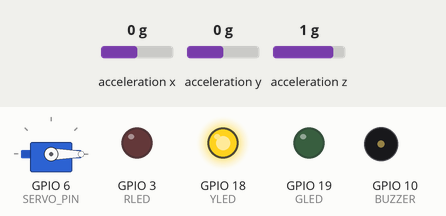
Bench run of a sketch on a simulated ESP32-S3. Parts: servo, output pins drawn as LEDs (lit = HIGH), buzzer (waves = sounding). Dashed ring = blinking. The test bench sets the inputs (shaded band); at power-on: acceleration x 0 g, acceleration y 0 g, acceleration z 1 g. What the sketch prints to the serial monitor is not drawn.

Above: at 1.2 s.
1.3 s: acceleration x set to -0.8 g
3.8 s: acceleration x set to -1.1 g
At 5.3 s:
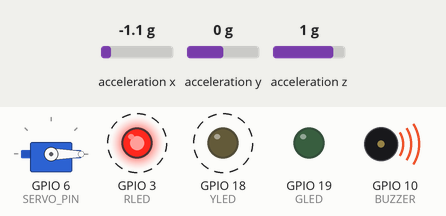
6.8 s: acceleration x set to 0 g
8.3 s: acceleration x set to -1.4 g
At 11.0 s:
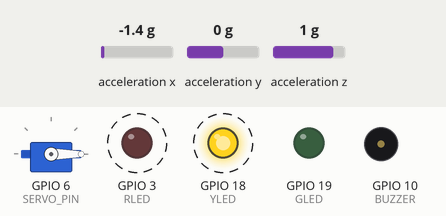
Timing chart, 0 to 12.3 s (numbered marks = the images above; inputs shaded):
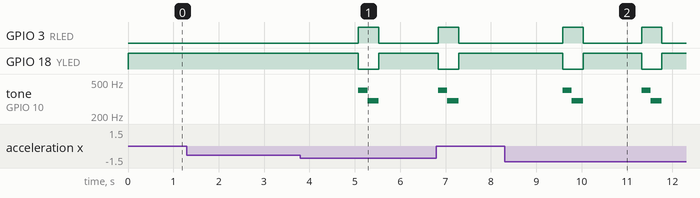

The sketch:

KnockDetectionADXL.ino
```cpp
#include <ESP32Servo.h>

#include <Wire.h>
#include <SparkFun_ADXL345.h>  // SparkFun ADXL345 Library


/*
  Authors: Justin Julius Chin Cheong 34140, Abhinav Kothari 33349
  Project: Knock Pattern Detection using ESP32 + ADXL345
  Description:
    Detects specific knock patterns based on acceleration spikes.
    If no knock is detected for 5 seconds after the last one, resets detection.
*/

// --- Servo ----
Servo lockServo;

// ---- Sensor ----
ADXL345 adxl = ADXL345();  // Use for I2C communication

// ---- Pin Definitions ----
const int SDA_PIN = 4;
const int SCL_PIN = 5;
const int SERVO_PIN = 6;
const int BUZZER  = 10;
const int RLED = 3;
const int YLED = 18;
const int GLED = 19;

// ---- Knock Detection Parameters ----
const float KNOCK_THRESHOLD = 0.4;     // g-force above 1g baseline to count as a knock
const int PATTERN_TIMEOUT   = 3000;    // ms: time to check pattern after last knock
const int MAX_KNOCKS = 10;
const int KNOCK_TOL = 100;             // ms tolerance for pattern matching

// ---- Knock Pattern Variables ----
unsigned long knockTimes[MAX_KNOCKS];
int knockCount = 0;
unsigned long lastKnockTime = 0;

// ---- Pattern Definition ----
int targetPattern[] = {460, 430, 260, 190, 440, 430};
int patternLength = sizeof(targetPattern) / sizeof(targetPattern[0]);

// ---------------------------------------------------
void setup() {
  Serial.begin(9600);
  Serial.println("Initializing ADXL345...");
  Wire.begin(SDA_PIN, SCL_PIN);

  adxl.powerOn();
  adxl.setRangeSetting(2 ); // ±2g for better sensitivity

  pinMode(BUZZER, OUTPUT);
  pinMode(RLED, OUTPUT);
  pinMode(YLED, OUTPUT);
  pinMode(GLED, OUTPUT);

  digitalWrite(YLED, HIGH);

  Serial.println("Knock Detection Ready!");

  // Servo Setup
  ESP32PWM::allocateTimer(0);
  lockServo.setPeriodHertz(50); // standard 50 Hz servo
  lockServo.attach(SERVO_PIN, 500, 2500); // min/max pulse width for most servos
  lockServo.write(0); // locked position
}

// ---------------------------------------------------
void loop() {
  int x, y, z;
  adxl.readAccel(&x, &y, &z);

  // Convert to g-units (each LSB = 3.9 mg in ±2g mode)
  float xg = x * 0.0039;
  float yg = y * 0.0039;
  float zg = z * 0.0039;

  // Compute total acceleration magnitude
  float aMag = sqrt(xg * xg + yg * yg + zg * zg);
  float aDynamic = abs(aMag - 1.0); // subtract gravity

  unsigned long now = millis();

  // ---- Knock Detection ----
  if (aDynamic > KNOCK_THRESHOLD) {
    if (now - lastKnockTime > 100) { // debounce
      knockTimes[knockCount++] = now;
      lastKnockTime = now;
      Serial.print("Knock #");
      Serial.println(knockCount);

      if (knockCount == 1)
        Serial.println("First knock detected!");

      // When enough knocks are recorded, check pattern
      if (knockCount >= 10) {
        checkPattern();
        resetPattern();
      }
    }
  }

  // ---- 3s pattern timeout ----
  if ((now - lastKnockTime > PATTERN_TIMEOUT) && knockCount > 1) {
    checkPattern();
    resetPattern();
  }

  delay(10);
}

// ---------------------------------------------------
void checkPattern() {
  if (knockCount < 2) return;

  int intervals[MAX_KNOCKS];
  for (int i = 1; i < knockCount; i++) {
    intervals[i - 1] = knockTimes[i] - knockTimes[i - 1];
    Serial.print("Knock Interval: ");
    Serial.println(intervals[i - 1]);
  }

  bool match = false;
  int diff;

  // ---- Sliding window pattern check ----
  if (knockCount - 1 >= patternLength) {
    for (int offset = 0; offset <= knockCount - 1 - patternLength; offset++) {
      bool segmentMatch = true;

      for (int j = 0; j < patternLength; j++) {
        diff = abs(intervals[offset + j] - targetPattern[j]);
        Serial.print("Interval diff (offset ");
        Serial.print(offset);
        Serial.print(", step ");
        Serial.print(j);
        Serial.print("): ");
        Serial.println(diff);

        if (diff > KNOCK_TOL) {
          segmentMatch = false;
          break;
        }
      }

      if (segmentMatch) {
        match = true;
        break;
      }
    }
  }

  if (match) {
    Serial.println("✅ Correct knock pattern detected!");
    goodBeep();
    unlockBox();
  } else {
    Serial.println("❌ Wrong pattern");
    badBeep();
  }
}

// ---------------------------------------------------
void unlockBox() {
  Serial.println("🔓 Unlocking...");
  lockServo.write(180); // Move servo to unlock position
  delay(4000);
  Serial.println("🔒 Locking again...");
  lockServo.write(0); // Back to locked position
}

// ---------------------------------------------------
void resetPattern() {
  digitalWrite(YLED, HIGH);
  digitalWrite(GLED, LOW);
  digitalWrite(RLED, LOW);
  knockCount = 0;
  lastKnockTime = 0;
  Serial.println("Pattern reset.");
}

// ---------------------------------------------------
// Success beep (pleasant)
void goodBeep() {
  digitalWrite(YLED, LOW);
  digitalWrite(GLED, HIGH);
  tone(BUZZER, 1000, 150);
  delay(150);
  tone(BUZZER, 1500, 200);
  delay(200);
  noTone(BUZZER);
}

// ---------------------------------------------------
// Error beep (less pleasant)
void badBeep() {
  digitalWrite(YLED, LOW);
  digitalWrite(RLED, HIGH);
  tone(BUZZER, 400, 200);
  delay(200);
  tone(BUZZER, 300, 250);
  delay(250);
  noTone(BUZZER);
}
```

Measured:
- the behaviour switches between -0.9 and -1 g on acceleration x (found by bisection; images 0 and 1)
- after the input at 1.3 s, every drawn part: stays the same
- after the input at 3.8 s, GPIO 3 (RLED): LOW → HIGH after 1.3 s, → LOW 0.45 s later; GPIO 18 (YLED): HIGH → LOW after 1.3 s, → HIGH 0.45 s later; tone on GPIO 10 (BUZZER): silent → 400 Hz after 1.3 s, → 300 Hz 0.20 s later, → silent 0.25 s later
- after the input at 8.3 s, GPIO 3 (RLED): alternates HIGH for 0.45 s and LOW for 1.3 s, starting after 1.3 s; GPIO 18 (YLED): alternates HIGH for 1.3 s and LOW for 0.45 s, starting after 1.3 s; tone on GPIO 10 (BUZZER): plays 400 Hz for 0.20 s, 300 Hz for 0.25 s, 400 Hz for 0.20 s, 300 Hz for 0.25 s, starting after 1.3 s
